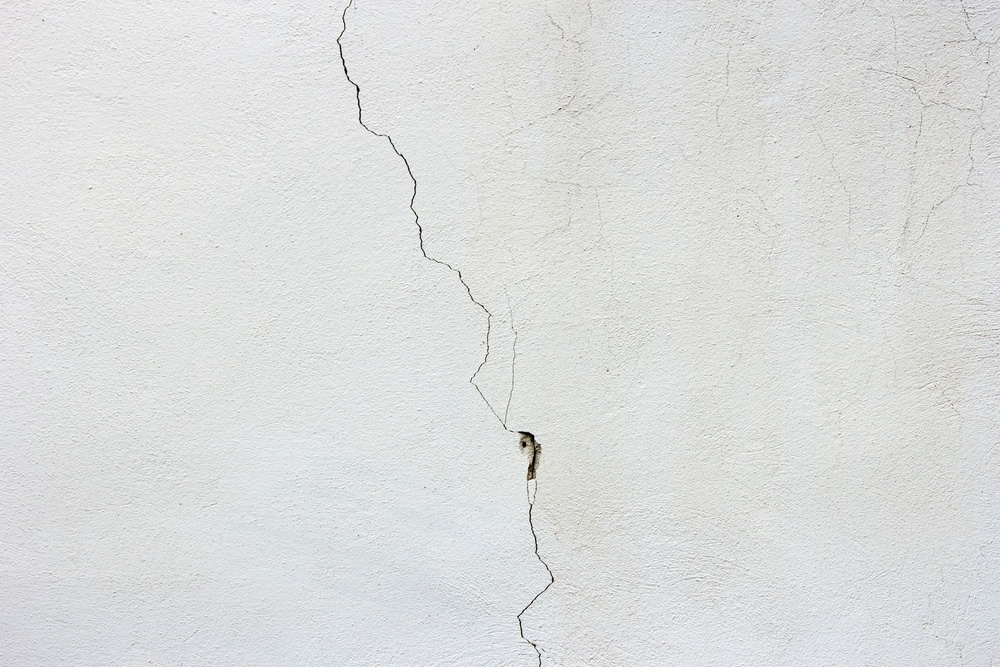
#> input picture duvar.jpg, 1000 x 667 px, shrunk from 2352 x 1568 before the run
$ python 'çatlak analizi.py'
#> lines starting #> are read from the running program, lines starting #| are printed output that depends on the picture; after the words box and inside, x2 and y2 are one past the last pixel; in counts of white or black regions, pixels touching at a corner belong together
import cv2

img = cv2.imread('duvar.jpg')
#> img is the input picture: shape (667, 1000, 3); mean B, G, R 220.7, 221.3, 219.6

# Gri ton
gray = cv2.cvtColor(img, cv2.COLOR_BGR2GRAY)

# filtreleme
filtered = cv2.medianBlur(gray, 5)

# Kenar tespiti
edges = cv2.Canny(filtered, 100, 200)
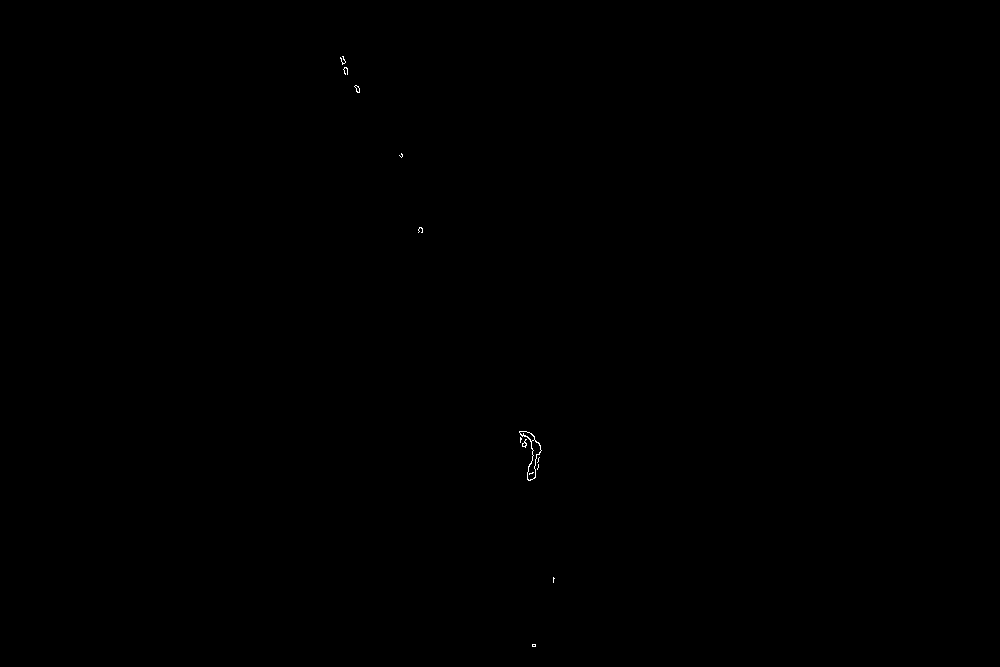
#> edges: shape (667, 1000); 0.04% white in thin lines or dots, all inside (x1, y1, x2, y2) = (340, 56, 555, 647)

# Çatlak tespiti
contours, hierarchy = cv2.findContours(edges, cv2.RETR_LIST, cv2.CHAIN_APPROX_SIMPLE)
#> contours = 18 contours, 14 with area under 20; largest, box (x1, y1, x2, y2) and area: (519, 431, 542, 481) 334, (527, 439, 542, 481) 242, (519, 431, 535, 442) 64, (354, 85, 360, 93) 20

for contour in contours:
    # Çatlak alanı
    area = cv2.contourArea(contour)
    # Çatlak genişliğini hesapla
    width = contour.shape[0]
    # Eğer çatlak 40 pikselden küçükse tehlike yok, büyükse tehlikeli
    if width < 40:
        cv2.drawContours(img, contour, -1, (0, 255, 0), 2)
        cv2.putText(img, "Tehlike Yok", (contour.ravel()[0], contour.ravel()[1]), cv2.FONT_HERSHEY_SIMPLEX, 1, (0, 255, 0), 1)
    else:
        cv2.drawContours(img, contour, -1, (0, 0, 255), 2)
        cv2.putText(img, "Tehlikeli", (contour.ravel()[0], contour.ravel()[1]), cv2.FONT_HERSHEY_SIMPLEX, 1, (0, 0, 255), 1)
#> this loop made 18 passes
#> (area, width) on passes 8, 11, 12, 16: (242, 44), (63.5, 20), (333.5, 59), (20, 11)
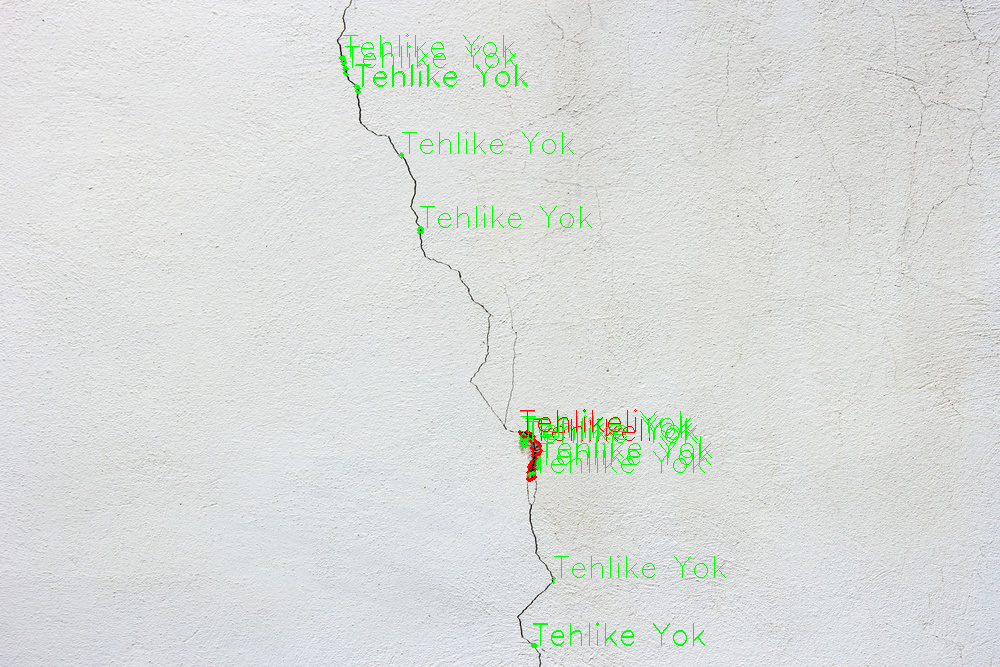
#> img: shape (667, 1000, 3); 0.94% of pixels changed, all inside (x1, y1, x2, y2) = (339, 34, 726, 648)

# Kırmızı renk aralığı
lower_red = (0, 0, 200)
upper_red = (50, 50, 255)

# Kırmızı renk maskesi
mask = cv2.inRange(img, lower_red, upper_red)
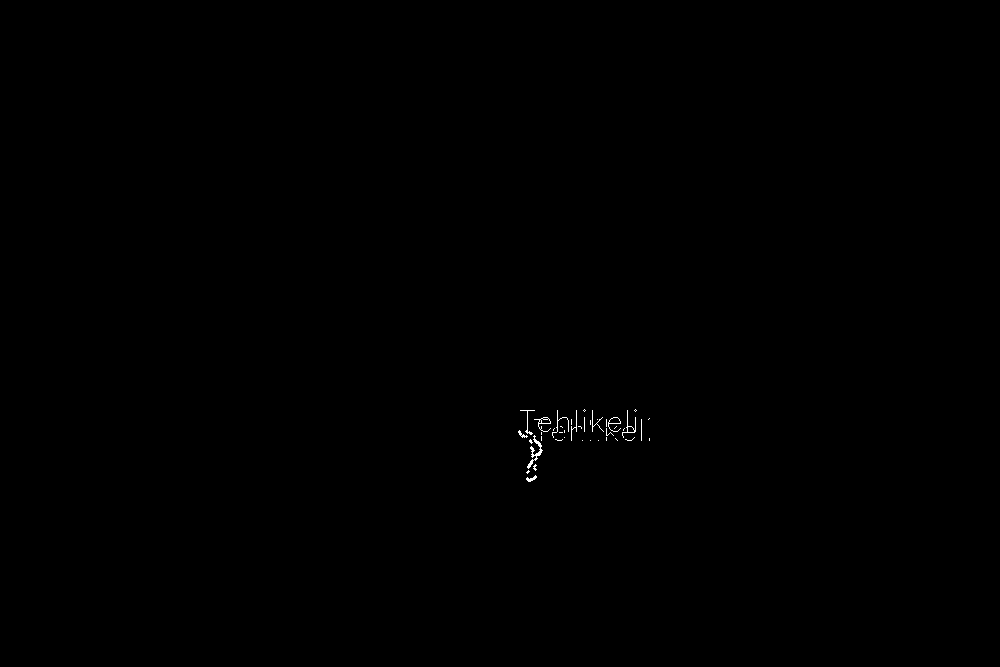
#> mask: shape (667, 1000); 0.11% white in thin lines or dots, all inside (x1, y1, x2, y2) = (518, 409, 650, 482)

# Maskenin alanı
mask_area = cv2.countNonZero(mask)
#> mask_area = 743

# Eğer kırmızı renk varsa metni fotoğrafa yazdır
if mask_area > 0:
    text_color = (0, 0, 255)
    # Metin stilini
    font = cv2.FONT_HERSHEY_SIMPLEX
#> font = 0
    font_scale = 1
    thickness = 3
    text = 'Uzmana kontrol ettirin'
    text_size, _ = cv2.getTextSize(text, font, font_scale, thickness)
#> text_size = (358, 23)
    text_x = 5
    text_y = text_size[1]
#> text_y = 23
    cv2.putText(img, text, (text_x, text_y), font, font_scale, text_color, thickness)
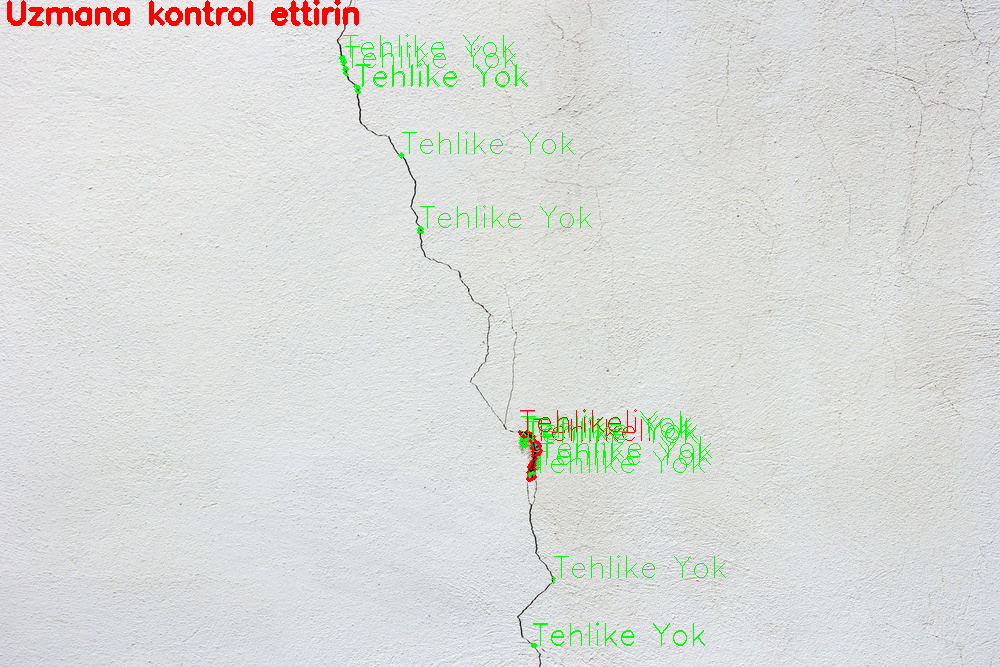
#> img: shape (667, 1000, 3); 0.56% of pixels changed, all inside (x1, y1, x2, y2) = (7, 0, 359, 26)

cv2.imshow('Tehlike Sonucu', img)
cv2.waitKey(0)
cv2.destroyAllWindows()
